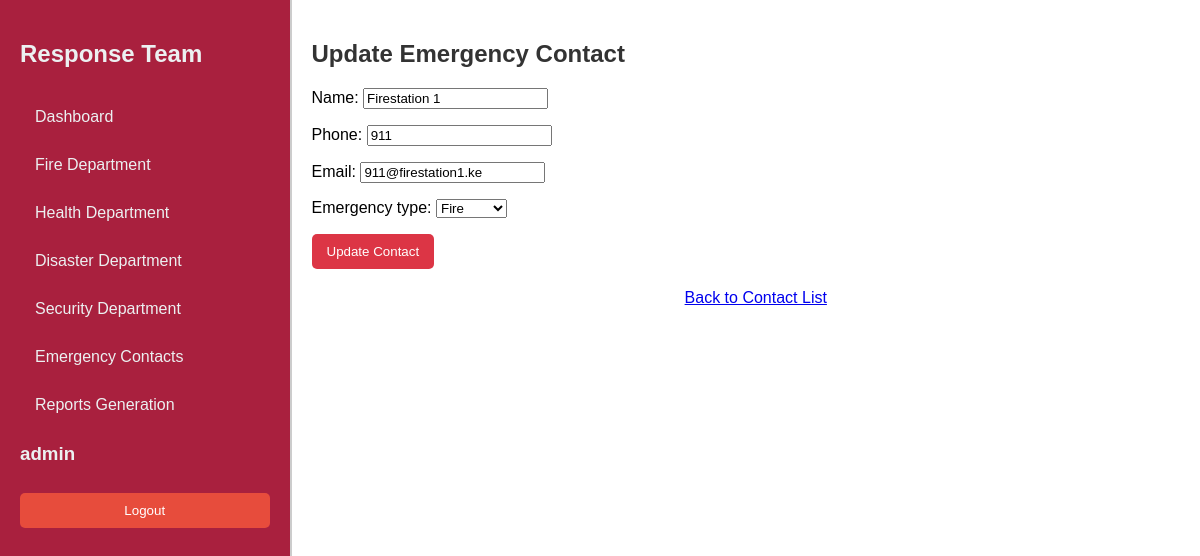
The app's page /response-team/emergency-contacts/update/1/ (signed in), older data.
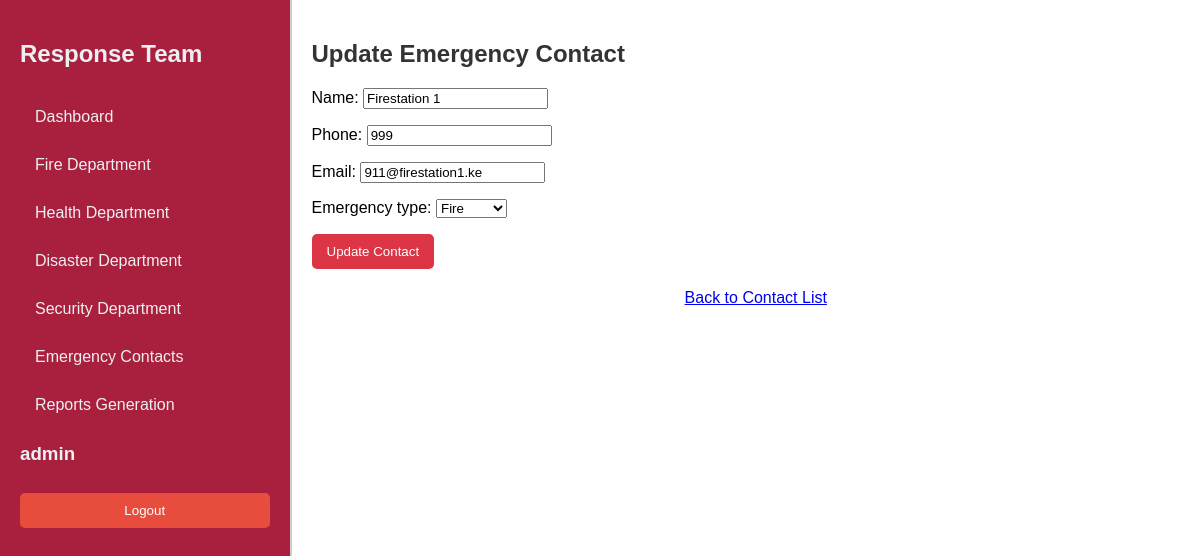
The same page, newer data.
### sos/models.py (models this page shows, shortened)
class EmergencyContacts(models.Model):
    name = models.CharField(max_length=200)
    phone = models.CharField(max_length=20)
    email = models.EmailField(max_length=200)
    emergency_type = models.ForeignKey(EmergencyType, on_delete=models.CASCADE)  # Changed field name

class EmergencyType(models.Model):
    name = models.CharField(max_length=255, unique=True, help_text="Fire, Medical, Security")
    description = models.TextField(blank=True, null=True)
    def __str__(self):
        return self.name

### responseTeam/views.py (the view)
# urls.py: path('emergency-contacts/update/<int:pk>/', views.emergency_contacts_update, name='emergency_contacts_update'),
@staff_member_required
def emergency_contacts_update(request, pk):
    contact = get_object_or_404(EmergencyContacts, pk=pk)
    if request.method == 'POST':
        form = EmergencyContactsForm(request.POST, instance=contact)
        if form.is_valid():
            form.save()
            return redirect('emergency_contacts_list')
    else:
        form = EmergencyContactsForm(instance=contact)
    return render(request, 'emergency_contact/contact_update.html', {'form': form})

### sos/forms.py (shortened to what this page needs)
class EmergencyContactsForm(forms.ModelForm):
    class Meta:
        model = EmergencyContacts
        fields = ['name', 'phone', 'email', 'emergency_type']  # Updated field name
        widgets = {
            'name': forms.TextInput(attrs={'class': 'form-control', 'placeholder': 'Full Name'}),
            'phone': forms.TextInput(attrs={'class': 'form-control', 'placeholder': 'Phone Number'}),
            'email': forms.EmailInput(attrs={'class': 'form-control', 'placeholder': 'Email Address'}),
            'emergency_type': forms.Select(attrs={'class': 'form-control'}),  # Updated field name
        }

### responseTeam/views.py (called while the page is built)
def staff_member_required(view_func):
    decorated_view_func = user_passes_test(lambda u: u.is_staff)(view_func)
    return decorated_view_func

### responseTeam/templates/emergency_contact/contact_update.html (shortened to what this page needs)
{% extends 'dashboard.html' %}
{% block content %}
<h2>Update Emergency Contact</h2>
<form method="post">
    {{ form.as_p }}
    <button type="submit">Update Contact</button>
</form>
<div class="search-container">
    <a href="{% url 'emergency_contacts_list' %}" class="form-btn">Back to Contact List</a>
</div>
{% endblock %}

Row changes from the older to the newer data that the page shows:
changed EmergencyContacts "911@firestation1.ke": phone "911" → "999"
